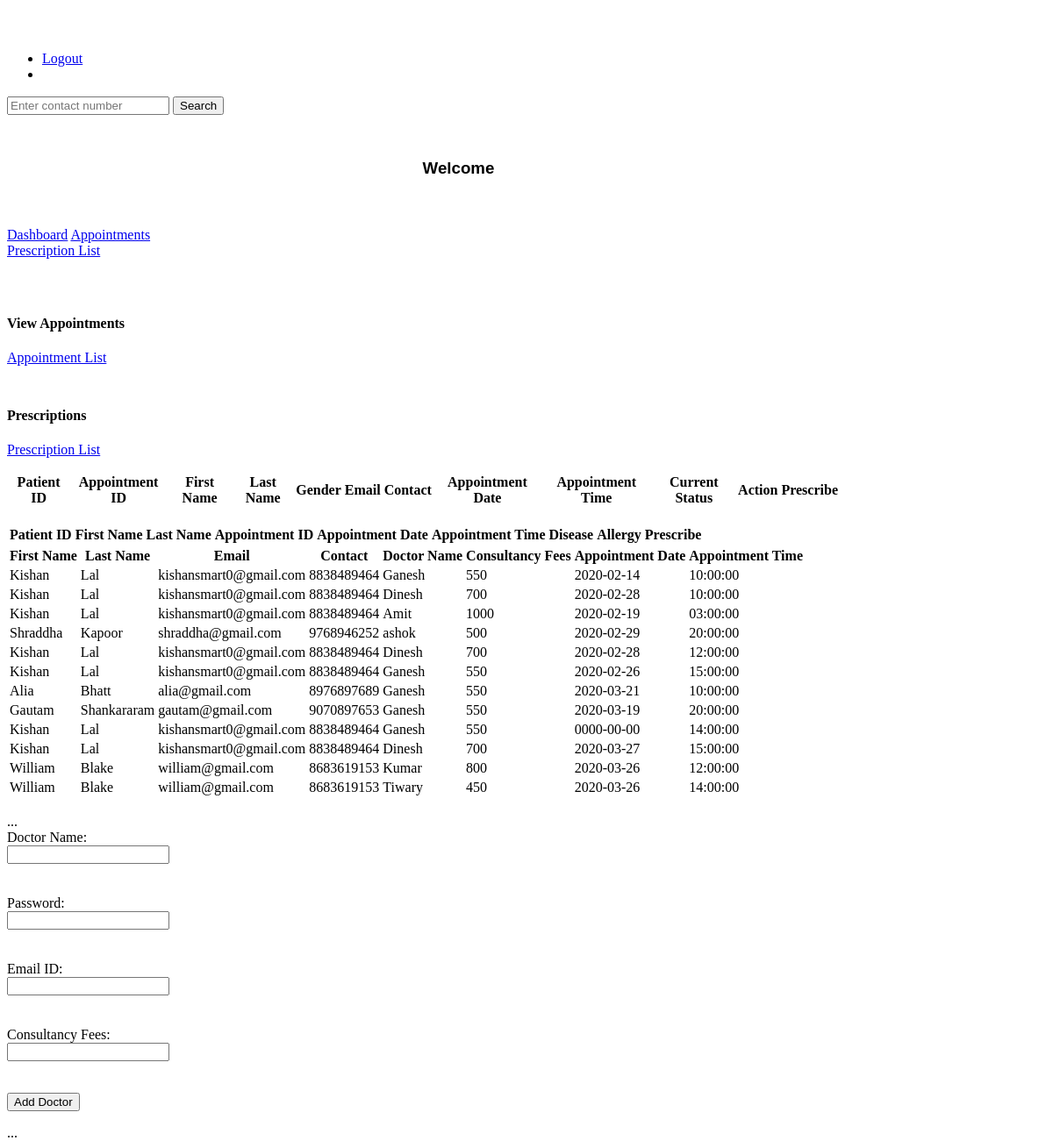
/tempCodeRunnerFile.php, run on an earlier commit of the app's database.
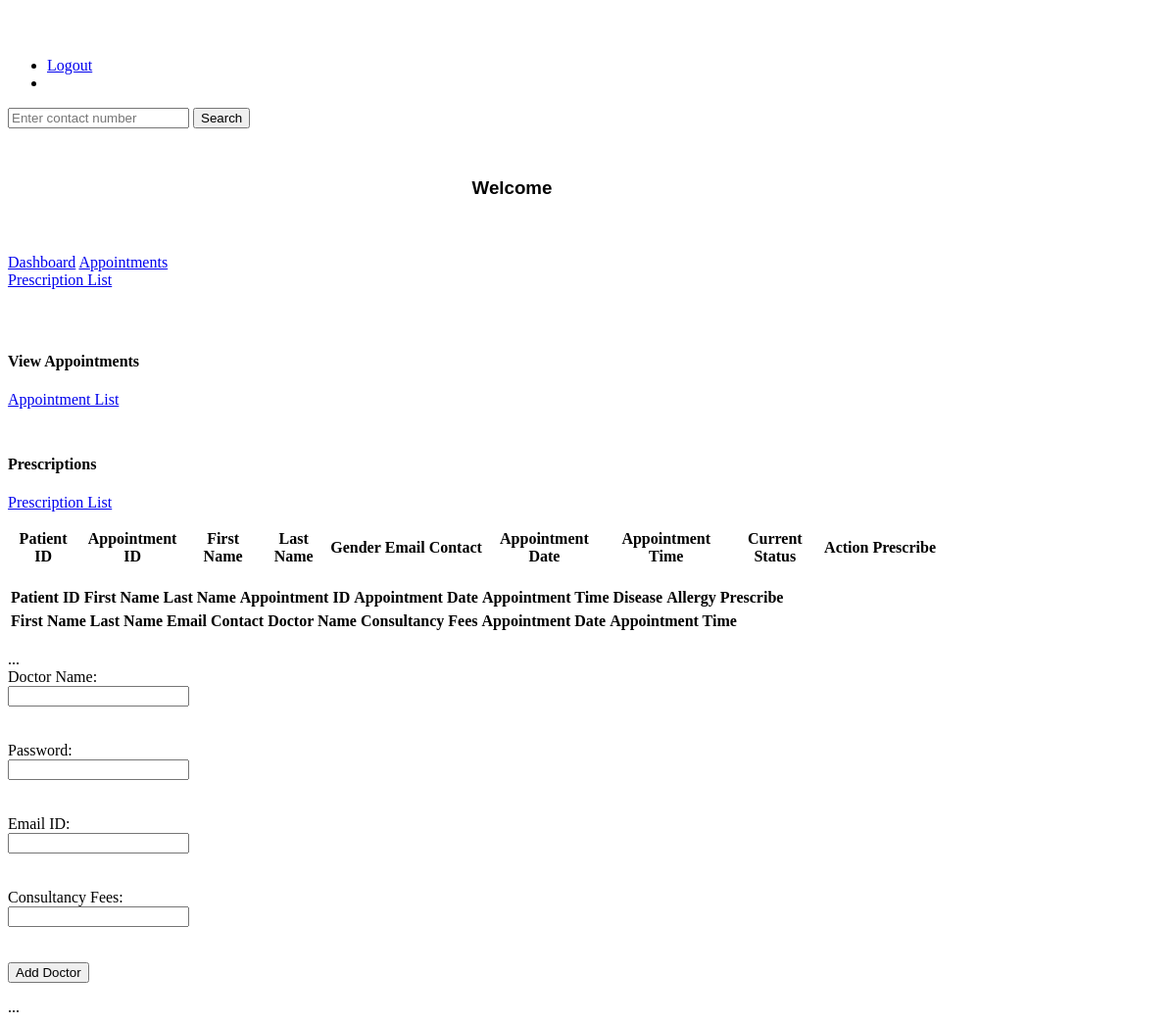
And on a later commit of the database.
### tables this page shows
CREATE TABLE `appointmenttb` (
  `pid` int(11) NOT NULL,
  `ID` int(11) NOT NULL,
  `fname` varchar(20) NOT NULL,
  `lname` varchar(20) NOT NULL,
  `gender` varchar(10) NOT NULL,
  `email` varchar(30) NOT NULL,
  `contact` varchar(10) NOT NULL,
  `doctor` varchar(30) NOT NULL,
  `docFees` int(5) NOT NULL,
  `appdate` date NOT NULL,
  `apptime` time NOT NULL,
  `userStatus` int(5) NOT NULL,
  `doctorStatus` int(5) NOT NULL,
  `isNew` BOOLEAN DEFAULT TRUE
);

### tempCodeRunnerFile.php (the view, shortened to what this page needs)
<div class="collapse navbar-collapse" id="navbarSupportedContent">
  <ul class="navbar-nav mr-auto">
    <li class="nav-item">
      <a class="nav-link" href="logout1.php"><i class="fa fa-sign-out" aria-hidden="true"></i>Logout</a>
    </li>
    <li class="nav-item">
    </li>
  </ul>
  <form class="form-inline my-2 my-lg-0" method="post" action="search.php">
    <input class="form-control mr-sm-2" type="text" placeholder="Enter contact number" aria-label="Search" name="contact">
    <input type="submit" class="btn btn-outline-light" id="inputbtn" name="search_submit" value="Search">
  </form>
</div>
</head>
<body style="padding-top:50px;">
  <div class="container-fluid" style="margin-top:50px;">
    <h3 style="margin-left: 40%; padding-bottom: 20px;font-family:'IBM Plex Sans', sans-serif;"> Welcome &nbsp<?php echo $_SESSION['dname'] ?> </h3>
    <div class="row">
      <div class="col-md-4" style="max-width:18%;margin-top: 3%;">
        <div class="list-group" id="list-tab" role="tablist">
          <a class="list-group-item list-group-item-action active" href="#list-dash" role="tab" aria-controls="home" data-toggle="list">Dashboard</a>
          <a class="list-group-item list-group-item-action" href="#list-app" id="list-app-list" role="tab" data-toggle="list" aria-controls="home">Appointments</a>
          <a class="list-group-item list-group-item-action" href="#list-pres" id="list-pres-list" role="tab" data-toggle="list" aria-controls="home"> Prescription List</a>
        </div><br>
      </div>
      <div class="col-md-8" style="margin-top: 3%;">
        <div class="tab-content" id="nav-tabContent" style="width: 950px;">
          <div class="tab-pane fade show active" id="list-dash" role="tabpanel" aria-labelledby="list-dash-list">
            <div class="container-fluid container-fullw bg-white">
              <div class="row">
                <div class="col-sm-4" style="left: 10%">
                  <div class="panel panel-white no-radius text-center">
                    <div class="panel-body">
                      <h4 class="StepTitle" style="margin-top: 5%;"> View Appointments</h4>
                      <p class="links cl-effect-1">
                        <a href="#list-app" onclick="clickDiv('#list-app-list')">
                          Appointment List
                        </a>
                      </p>
                    </div>
                  </div>
                </div>
                <div class="col-sm-4" style="left: 15%">
                  <div class="panel panel-white no-radius text-center">
                    <div class="panel-body">
                      <h4 class="StepTitle" style="margin-top: 5%;"> Prescriptions</h4>
                      <p class="links cl-effect-1">
                        <a href="#list-pres" onclick="clickDiv('#list-pres-list')">
                          Prescription List
                        </a>
                      </p>
                    </div>
                  </div>
                </div>
              </div>
            </div>
          </div>
          <div class="tab-pane fade" id="list-app" role="tabpanel" aria-labelledby="list-home-list">
            <table class="table table-hover">
              <thead>
                <tr>
                  <th scope="col">Patient ID</th>
                  <th scope="col">Appointment ID</th>
                  <th scope="col">First Name</th>
                  <th scope="col">Last Name</th>
                  <th scope="col">Gender</th>
                  <th scope="col">Email</th>
                  <th scope="col">Contact</th>
                  <th scope="col">Appointment Date</th>
                  <th scope="col">Appointment Time</th>
                  <th scope="col">Current Status</th>
                  <th scope="col">Action</th>
                  <th scope="col">Prescribe</th>
                </tr>
              </thead>
            </table>
            <br>
          </div>
          <div class="tab-pane fade" id="list-pres" role="tabpanel" aria-labelledby="list-pres-list">
            <table class="table table-hover">
              <thead>
                <tr>
                  <th scope="col">Patient ID</th>
                  <th scope="col">First Name</th>
                  <th scope="col">Last Name</th>
                  <th scope="col">Appointment ID</th>
                  <th scope="col">Appointment Date</th>
                  <th scope="col">Appointment Time</th>
                  <th scope="col">Disease</th>
                  <th scope="col">Allergy</th>
                  <th scope="col">Prescribe</th>
                </tr>
              </thead>
            </table>
          </div>
          <div class="tab-pane fade" id="list-app" role="tabpanel" aria-labelledby="list-pat-list">
            <table class="table table-hover">
              <thead>
                <tr>
                  <th scope="col">First Name</th>
                  <th scope="col">Last Name</th>
                  <th scope="col">Email</th>
                  <th scope="col">Contact</th>
                  <th scope="col">Doctor Name</th>
                  <th scope="col">Consultancy Fees</th>
                  <th scope="col">Appointment Date</th>
                  <th scope="col">Appointment Time</th>
                </tr>
              </thead>
              <tbody>
                <?php
                global $con;
                $query = "select * from appointmenttb;";
                $result = mysqli_query($con, $query);
                while ($row = mysqli_fetch_array($result)) {
                ?>
                  <tr>
                    <td><?php echo $row['fname']; ?></td>
                    <td><?php echo $row['lname']; ?></td>
                    <td><?php echo $row['email']; ?></td>
                    <td><?php echo $row['contact']; ?></td>
                    <td><?php echo $row['doctor']; ?></td>
                    <td><?php echo $row['docFees']; ?></td>
                    <td><?php echo $row['appdate']; ?></td>
                    <td><?php echo $row['apptime']; ?></td>
                  </tr>
                <?php } ?>
              </tbody>
            </table>
            <br>
          </div>
          <div class="tab-pane fade" id="list-messages" role="tabpanel" aria-labelledby="list-messages-list">...</div>
          <div class="tab-pane fade" id="list-settings" role="tabpanel" aria-labelledby="list-settings-list">
            <form class="form-group" method="post" action="admin-panel1.php">
              <div class="row">
                <div class="col-md-4"><label>Doctor Name:</label></div>
                <div class="col-md-8"><input type="text" class="form-control" name="doctor" required></div><br><br>
                <div class="col-md-4"><label>Password:</label></div>
                <div class="col-md-8"><input type="password" class="form-control" name="dpassword" required></div><br><br>
                <div class="col-md-4"><label>Email ID:</label></div>
                <div class="col-md-8"><input type="email" class="form-control" name="demail" required></div><br><br>
                <div class="col-md-4"><label>Consultancy Fees:</label></div>
                <div class="col-md-8"><input type="text" class="form-control" name="docFees" required></div><br><br>
              </div>
              <input type="submit" name="docsub" value="Add Doctor" class="btn btn-primary">
            </form>
          </div>
          <div class="tab-pane fade" id="list-attend" role="tabpanel" aria-labelledby="list-attend-list">...</div>
        </div>
      </div>
    </div>
  </div>
</body>
</html>

What changed in the data, as far as the page shows it:
removed appointmenttb: fname "Kishan", lname "Lal", email "kishansmart0@gmail.com", contact "8838489464", doctor "Ganesh", docFees "550", appdate "2020-02-14", apptime "10:00:00"
removed appointmenttb: fname "Kishan", lname "Lal", email "kishansmart0@gmail.com", contact "8838489464", doctor "Dinesh", docFees "700", appdate "2020-02-28", apptime "10:00:00"
removed appointmenttb: fname "Kishan", lname "Lal", email "kishansmart0@gmail.com", contact "8838489464", doctor "Amit", docFees "1000", appdate "2020-02-19", apptime "03:00:00"
removed appointmenttb: fname "Shraddha", lname "Kapoor", email "shraddha@gmail.com", contact "9768946252", doctor "ashok", docFees "500", appdate "2020-02-29", apptime "20:00:00"
removed appointmenttb: fname "Kishan", lname "Lal", email "kishansmart0@gmail.com", contact "8838489464", doctor "Dinesh", docFees "700", appdate "2020-02-28", apptime "12:00:00"
removed appointmenttb: fname "Kishan", lname "Lal", email "kishansmart0@gmail.com", contact "8838489464", doctor "Ganesh", docFees "550", appdate "2020-02-26", apptime "15:00:00"
removed appointmenttb: fname "Alia", lname "Bhatt", email "alia@gmail.com", contact "8976897689", doctor "Ganesh", docFees "550", appdate "2020-03-21", apptime "10:00:00"
removed appointmenttb: fname "Gautam", lname "Shankararam", email "gautam@gmail.com", contact "9070897653", doctor "Ganesh", docFees "550", appdate "2020-03-19", apptime "20:00:00"
removed appointmenttb: fname "Kishan", lname "Lal", email "kishansmart0@gmail.com", contact "8838489464", doctor "Ganesh", docFees "550", appdate "0000-00-00", apptime "14:00:00"
removed appointmenttb: fname "Kishan", lname "Lal", email "kishansmart0@gmail.com", contact "8838489464", doctor "Dinesh", docFees "700", appdate "2020-03-27", apptime "15:00:00"
removed appointmenttb: fname "William", lname "Blake", email "william@gmail.com", contact "8683619153", doctor "Kumar", docFees "800", appdate "2020-03-26", apptime "12:00:00"
removed appointmenttb: fname "William", lname "Blake", email "william@gmail.com", contact "8683619153", doctor "Tiwary", docFees "450", appdate "2020-03-26", apptime "14:00:00"
